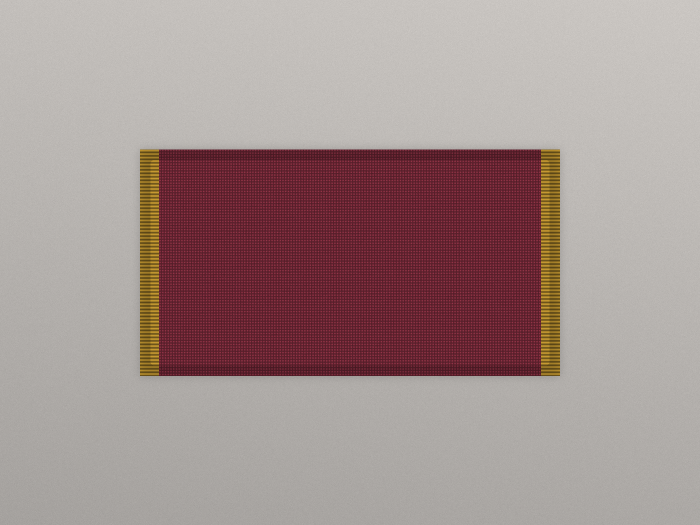
#> input picture backend/app/ai/fixtures/images/synthetic/good.png, 1400 x 1050 px (shown at 1/2 size); its folder holds only this picture in this run
$ python -i studio.py   (imports and definitions only)
#> lines starting #> are read from the running program, lines starting #| are printed output that depends on the picture
"""
Image studio -- deterministic enhancement.

The hard rule, from `TEAM_BUILD_GUIDE.md`:

    Image enhancement may improve background, exposure, crop, and perspective.
    It may not invent texture, pattern, material, or colour.

That single sentence rules out the entire generative toolbox. No inpainting, no
background replacement, no upscaling network, no "restore" model. Every operation
here is a closed-form transform of pixels that were actually captured, which is why
this module has no weights to download, no GPU, no API key, and no way to produce a
photograph of a product that does not exist.

That is not a limitation to apologise for. A buyer who receives a saree that does not
match its photograph is the failure this whole product is trying to avoid, and a
marketplace-standard "enhance" button is exactly how that happens. The constraint is
the feature.

## What is recorded

Every applied transform is appended to `transformations`, in order. The app shows the
original next to the enhanced image and never silently replaces it, so an artisan can
always see what was done and reject it.

## Contract note -- needs a team decision

`AI_INTERFACE_CONTRACTS.md` gives the example transformation vocabulary as
`["background_neutralization", "white_balance", "crop"]`. This module also emits
`exposure_normalization` and `resize`, because doing those and labelling them as one
of the sanctioned three would be a lie in the audit trail. Adding two names to that
list is a contract change: per the document's own change process it must be proposed
to the team and updated in the document, the frontend fixtures and here in one change.
Until that happens, the frontend must tolerate unknown transformation names rather
than switching exhaustively on them.
"""

from __future__ import annotations

from dataclasses import dataclass, field
from pathlib import Path

import cv2
import numpy as np

from ..contracts import AIError, ErrorCode, QualityReport
from .quality import DEFAULT_THRESHOLDS, QualityThresholds, assess, load_image, subject_mask

# Long edge for the published image. Downscale only: upscaling would be inventing
# pixels, which is the one thing this module must never do.
TARGET_LONG_EDGE = 1600

# How far the background may be lifted toward neutral, at most. Deliberately partial:
# flattening a backdrop to pure white erases the contact shadow that tells a buyer the
# object is three-dimensional and sitting on a surface.
BACKGROUND_LIFT = 0.55

# Margin kept around the subject when cropping, as a fraction of its longer side.
CROP_MARGIN = 0.12


# [6 lines that did not run here, left out]


# [177 lines left out: functions _white_balance, _normalise_exposure, _neutralise_background, _crop_to_subject, _resize, enhance, not called in this run]

>>> import cv2
>>> picture = cv2.imread('../fixtures/images/synthetic/good.png', cv2.IMREAD_GRAYSCALE)
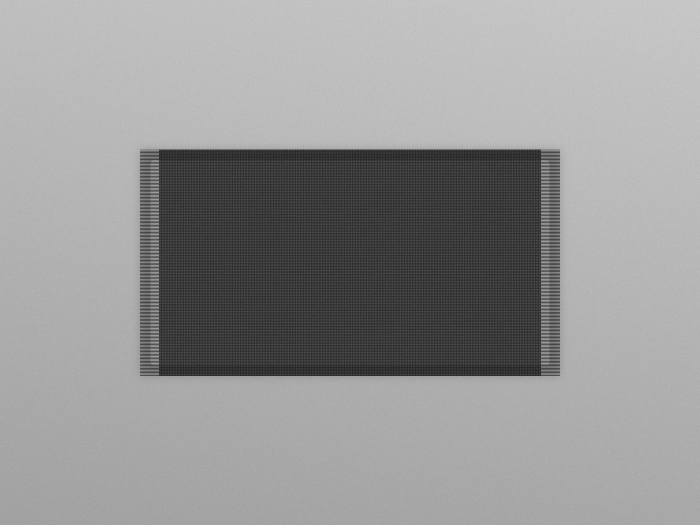
#> picture: shape (1050, 1400) (shown at 1/2 size); min 31, max 210, mean 148.8
#> (the run stopped early here; a loop or call above may not have finished)

$ run again, on backend/app/ai/fixtures/images/synthetic/off_centre.png
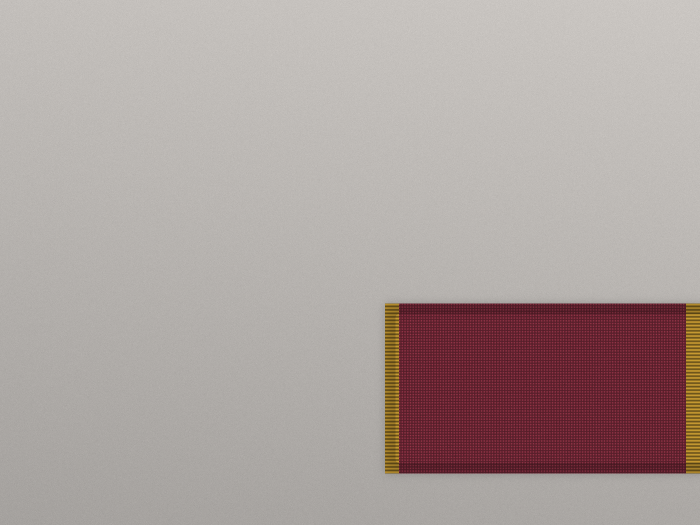
#> input picture backend/app/ai/fixtures/images/synthetic/off_centre.png, 1400 x 1050 px (shown at 1/2 size)
#> `picture = cv2.imread('../fixtures/images/synthetic/good.png', cv2.IMRE..`:
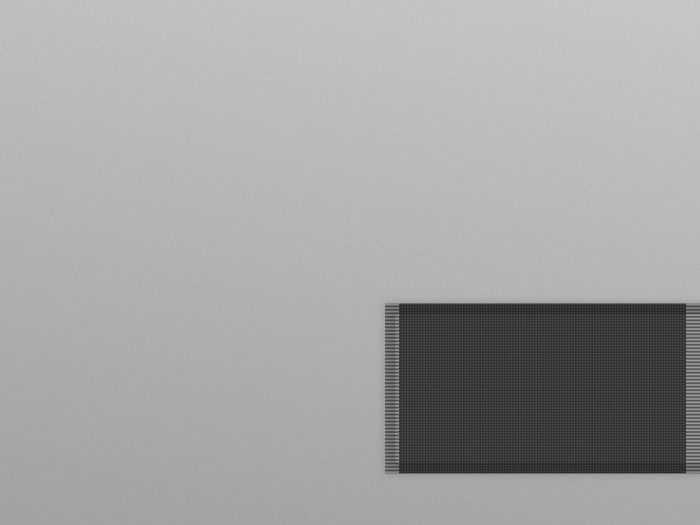
#> picture: shape (1050, 1400) (shown at 1/2 size); min 32, max 210, mean 162.9
